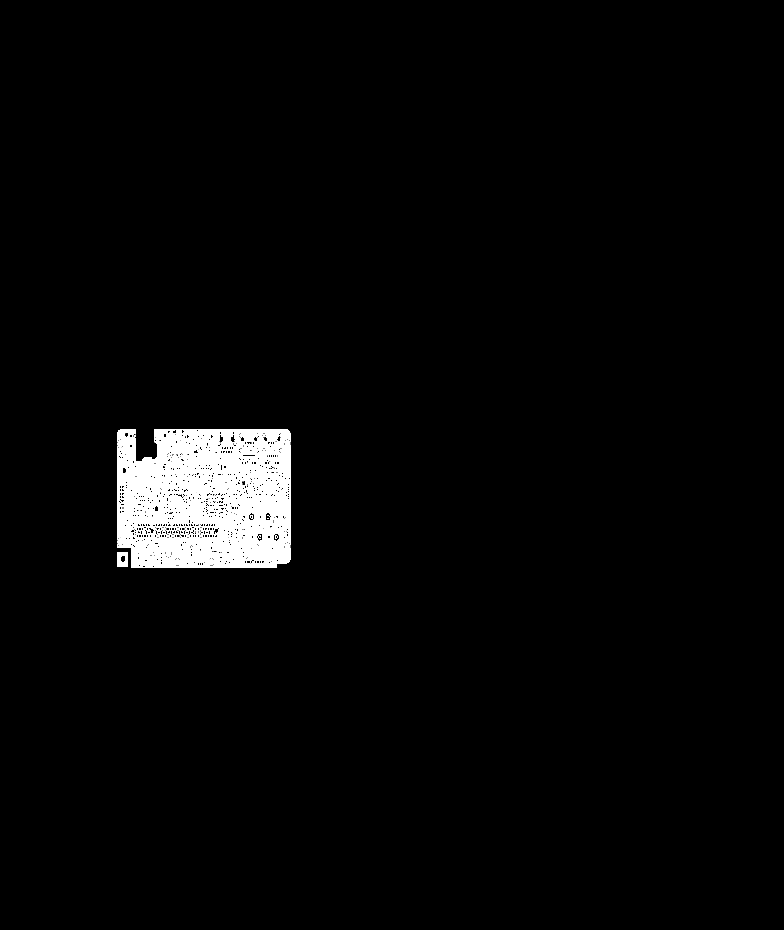
#> input picture PCB/scripts/use_mask_match/get_template/pattern.png, 784 x 930 px, found by its file name
$ python get_template_end.py
#> lines starting #> are read from the running program, lines starting #| are printed output that depends on the picture
"""
 -*- coding: utf-8 -*-
 author： Hao Hu
 @date   2022/4/10 9:00 PM
"""
import os
os.environ["OPENCV_IO_MAX_IMAGE_PIXELS"] = pow(2,40).__str__()
import cv2
import numpy as np


def get_template(img_path):
    image = cv2.imread(img_path)
#> image is the input picture: shape (930, 784, 3); min 0, max 255, mean 7.7
    # 获取白色区域的xy最大最小坐标
    # 得到cell的box边界
    where_255 = np.where(image == 255)
    listx = list(where_255)[0]
    listy = list(where_255)[1]
    x_min = listx[0]
#> x_min = 429
    x_max = listx[-1]
#> x_max = 567
    y_min = listy[0]
#> y_min = 120
    y_max = listy[-1]
#> y_max = 276
    template = image[x_min:x_max,y_min:y_max]
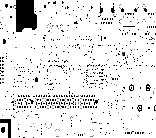
#> template: shape (138, 156, 3); min 0, max 255, mean 231.4

    cv2.imshow("img", template)
    cv2.waitKey(0)
    return template


if __name__ == '__main__':
    img_path = '/Users/huhao/Documents/GitHub/real-time-semantic-segmentation/PCB/scripts/use_mask_match/get_template/pattern.png'
    template = get_template(img_path)
